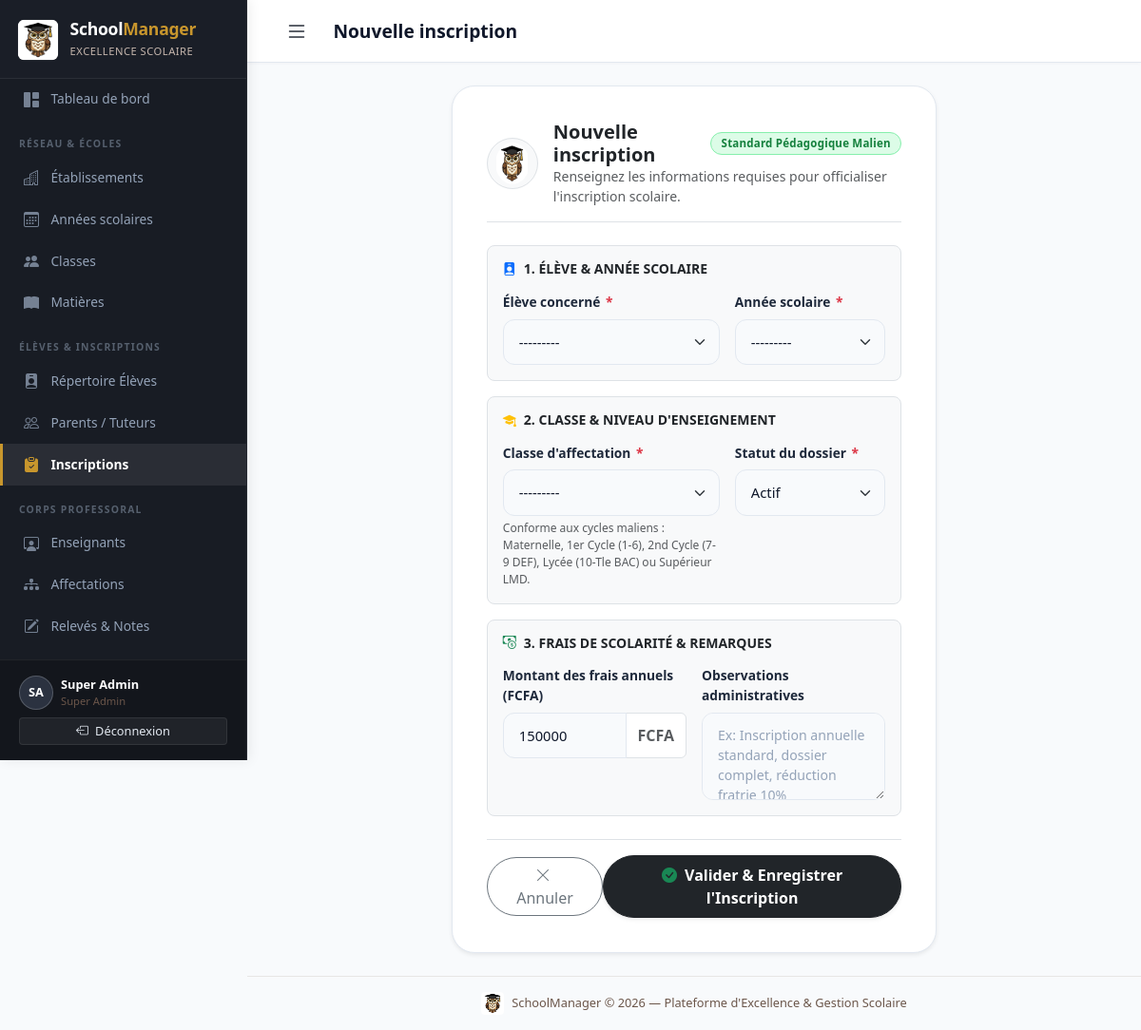
/students/inscriptions/creer/ (signed in), run on the app's committed database.
### accounts/models.py (models this page shows, shortened)
class CustomUser(AbstractUser):
    ROLE_ADMIN = 'admin'
    ROLE_DIRECTION = 'direction'
    ROLE_ENSEIGNANT = 'enseignant'
    ROLE_PAIEMENT = 'paiement'
    ROLE_CHOICES = [
        (ROLE_ADMIN, 'Administrateur'),
        (ROLE_DIRECTION, 'Personnel de direction'),
        (ROLE_ENSEIGNANT, 'Enseignant'),
        (ROLE_PAIEMENT, 'Personnel paiement'),
    ]
    role = models.CharField(
        max_length=20,
        choices=ROLE_CHOICES,
        default=ROLE_DIRECTION,
        verbose_name='Rôle',
    )
    etablissement = models.ForeignKey(
        'school.Etablissement',
        on_delete=models.SET_NULL,
        null=True,
        blank=True,
        related_name='utilisateurs',
        verbose_name='Établissement rattaché',
        help_text="Établissement unique auquel est affecté ce compte (notamment pour le personnel de direction)."
    )
    telephone = models.CharField(max_length=20, blank=True, verbose_name='Téléphone')
    class Meta:
        verbose_name = 'Utilisateur'
        verbose_name_plural = 'Utilisateurs'
    @property
    def is_super_admin(self):
        return self.is_superuser or self.role == self.ROLE_ADMIN
    @property
    def is_enseignant(self):
        return self.role == self.ROLE_ENSEIGNANT
    @property
    def is_paiement(self):
        return self.role == self.ROLE_PAIEMENT

### students/views.py (the view, shortened to what this page needs)
# urls.py: path('inscriptions/creer/', views.inscription_create, name='inscription_create'),
@login_required
@direction_required
def inscription_create(request):
    form = InscriptionForm(request.POST or None)
    return render(request, 'students/inscription_form.html', {'form': form, 'title': 'Nouvelle inscription'})

### students/forms.py
class InscriptionForm(forms.ModelForm):
    class Meta:
        model = Inscription
        fields = ['eleve', 'classe', 'annee_scolaire', 'statut', 'frais_scolarite', 'observations']
        widgets = {
            'eleve': forms.Select(attrs={'class': 'form-select'}),
            'classe': forms.Select(attrs={'class': 'form-select'}),
            'annee_scolaire': forms.Select(attrs={'class': 'form-select'}),
            'statut': forms.Select(attrs={'class': 'form-select'}),
            'frais_scolarite': forms.NumberInput(attrs={'class': 'form-control', 'placeholder': 'Ex: 150000 (FCFA)'}),
            'observations': forms.Textarea(attrs={'class': 'form-control', 'rows': 3, 'placeholder': 'Ex: Inscription annuelle standard, dossier complet, réduction fratrie 10%'}),
        }

### school/models.py (called while the page is built)
    def __str__(self):
        return f"{self.libelle} — {self.etablissement.nom}"

    def __str__(self):
        return f"{self.nom} — {self.get_niveau_display()} ({self.annee_scolaire.libelle})"

### students/models.py (called while the page is built)
    def __str__(self):
        return f"{self.nom} {self.prenom} ({self.matricule})"

### templates/students/inscription_form.html (shortened to what this page needs)
{% extends 'base.html' %}
{% load static %}
{% block page_title %}{{ title }}{% endblock %}
{% block content %}
<div class="row justify-content-center">
  <div class="col-lg-8 col-xl-7">
    <div class="form-card shadow-sm border-0" style="border-radius: 24px; background: #ffffff; border: 1px solid #e2e8f0 !important;">
      <div class="d-flex align-items-center justify-content-between pb-3 mb-4 border-bottom">
        <div class="d-flex align-items-center gap-3">
          <div class="p-2 rounded-circle bg-light border shadow-2xs" style="width: 54px; height: 54px; display: flex; align-items: center; justify-content: center;">
            <img src="{% static 'img/logo.jpg' %}" alt="Logo Hibou" style="width: 44px; height: 44px; object-fit: contain; border-radius: 50%;">
          </div>
          <div>
            <div class="d-flex align-items-center gap-2">
              <h5 class="fw-bold mb-0 text-dark">{{ title }}</h5>
              <span class="badge bg-success bg-opacity-10 text-success border border-success border-opacity-25" style="font-size: 0.72rem;">
                Standard Pédagogique Malien
              </span>
            </div>
            <p class="text-muted small mb-0">Renseignez les informations requises pour officialiser l'inscription scolaire.</p>
          </div>
        </div>
      </div>
      <form method="post" novalidate>
        <div class="row g-3">
          <div class="col-12">
            <div class="p-3 bg-light rounded-3 border">
              <h6 class="fw-bold mb-3 text-dark small text-uppercase letter-spacing-1">
                <i class="bi bi-person-badge-fill text-primary me-2"></i>1. Élève &amp; Année Scolaire
              </h6>
              <div class="row g-3">
                <div class="col-md-7">
                  <label for="{{ form.eleve.id_for_label }}" class="form-label small fw-bold">Élève concerné <span class="text-danger">*</span></label>
                  {{ form.eleve }}
                </div>
                <div class="col-md-5">
                  <label for="{{ form.annee_scolaire.id_for_label }}" class="form-label small fw-bold">Année scolaire <span class="text-danger">*</span></label>
                  {{ form.annee_scolaire }}
                </div>
              </div>
            </div>
          </div>
          <div class="col-12">
            <div class="p-3 bg-light rounded-3 border">
              <h6 class="fw-bold mb-3 text-dark small text-uppercase letter-spacing-1">
                <i class="bi bi-mortarboard-fill text-warning me-2"></i>2. Classe &amp; Niveau d'Enseignement
              </h6>
              <div class="row g-3">
                <div class="col-md-7">
                  <label for="{{ form.classe.id_for_label }}" class="form-label small fw-bold">Classe d'affectation <span class="text-danger">*</span></label>
                  {{ form.classe }}
                  <div class="form-text small" style="font-size:0.75rem;">
                    Conforme aux cycles maliens : Maternelle, 1er Cycle (1-6), 2nd Cycle (7-9 DEF), Lycée (10-Tle BAC) ou Supérieur LMD.
                  </div>
                </div>
                <div class="col-md-5">
                  <label for="{{ form.statut.id_for_label }}" class="form-label small fw-bold">Statut du dossier <span class="text-danger">*</span></label>
                  {{ form.statut }}
                </div>
              </div>
            </div>
          </div>
          <div class="col-12">
            <div class="p-3 bg-light rounded-3 border">
              <h6 class="fw-bold mb-3 text-dark small text-uppercase letter-spacing-1">
                <i class="bi bi-cash-coin text-success me-2"></i>3. Frais de Scolarité &amp; Remarques
              </h6>
              <div class="row g-3">
                <div class="col-md-6">
                  <label for="{{ form.frais_scolarite.id_for_label }}" class="form-label small fw-bold">Montant des frais annuels (FCFA)</label>
                  <div class="input-group">
                    {{ form.frais_scolarite }}
                    <span class="input-group-text bg-white small fw-bold text-muted">FCFA</span>
                  </div>
                </div>
                <div class="col-md-6">
                  <label for="{{ form.observations.id_for_label }}" class="form-label small fw-bold">Observations administratives</label>
                  {{ form.observations }}
                </div>
              </div>
            </div>
          </div>
        </div>
        <div class="d-flex align-items-center justify-content-between mt-4 pt-3 border-top">
          <a href="{% url 'students:inscription_list' %}" class="btn btn-outline-secondary rounded-pill px-4">
            <i class="bi bi-x-lg me-1"></i>Annuler
          </a>
          <button type="submit" class="btn btn-dark fw-bold rounded-pill px-4 py-2 shadow-sm">
            <i class="bi bi-check-circle-fill text-success me-2"></i>Valider &amp; Enregistrer l'Inscription
          </button>
        </div>
      </form>
    </div>
  </div>
</div>
{% endblock %}

### templates/base.html (shortened to what this page needs)
{% load static %}
<!DOCTYPE html>
<html lang="fr">
<head>
  <link href="https://cdn.jsdelivr.net/npm/bootstrap@5.3.3/dist/css/bootstrap.min.css" rel="stylesheet">
  <link href="https://cdn.jsdelivr.net/npm/bootstrap-icons@1.11.3/font/bootstrap-icons.css" rel="stylesheet">
  <link href="{% static 'css/schoolmanager.css' %}" rel="stylesheet">
</head>
<body>
{% if user.is_authenticated %}
<nav id="sidebar">
  <a href="{% url 'dashboard' %}" class="sidebar-brand text-decoration-none" title="Tableau de bord — SchoolManager">
    <img src="{% static 'img/logo.jpg' %}" alt="Logo Hibou SchoolManager" class="sidebar-brand-logo rounded-2">
    <div>
      <h4>School<span>Manager</span></h4>
      <small>Excellence Scolaire</small>
    </div>
  </a>
  <div class="sidebar-nav-scroll">
    <a href="{% url 'dashboard' %}" class="nav-link {% if request.resolver_match.url_name == 'dashboard' %}active{% endif %}">
      <i class="bi bi-grid-1x2-fill"></i> Tableau de bord
    </a>
    {% if user.is_enseignant %}
    <div class="nav-section-title">Espace Pédagogique</div>
    <a href="{% url 'academics:note_list' %}" class="nav-link {% if 'notes' in request.path %}active{% endif %}">
      <i class="bi bi-pencil-square"></i> Mes Notes
    </a>
    <a href="{% url 'academics:affectation_list' %}" class="nav-link {% if 'affectations' in request.path %}active{% endif %}">
      <i class="bi bi-diagram-3-fill"></i> Mes Affectations
    </a>
    <div class="nav-section-title">Mes Classes &amp; Élèves</div>
    <a href="{% url 'school:classe_list' %}" class="nav-link {% if 'classes' in request.path %}active{% endif %}">
      <i class="bi bi-people-fill"></i> Classes
    </a>
    <a href="{% url 'school:matiere_list' %}" class="nav-link {% if 'matieres' in request.path %}active{% endif %}">
      <i class="bi bi-book-fill"></i> Matières
    </a>
    <a href="{% url 'students:eleve_list' %}" class="nav-link {% if '/students/' in request.path and 'parents' not in request.path and 'inscriptions' not in request.path %}active{% endif %}">
      <i class="bi bi-person-badge-fill"></i> Élèves
    </a>
    <div class="nav-section-title">Suivi des Présences</div>
    <a href="{% url 'attendance_payments:absence_list' %}" class="nav-link {% if 'absences' in request.path %}active{% endif %}">
      <i class="bi bi-calendar-x-fill"></i> Saisie des Absences
    </a>
    {% elif user.is_super_admin %}
    <div class="nav-section-title">Réseau &amp; Écoles</div>
    <a href="{% url 'school:etablissement_list' %}" class="nav-link {% if 'etablissement' in request.path %}active{% endif %}">
      <i class="bi bi-buildings"></i> Établissements
    </a>
    <a href="{% url 'school:annee_list' %}" class="nav-link {% if 'annees' in request.path %}active{% endif %}">
      <i class="bi bi-calendar3"></i> Années scolaires
    </a>
    <a href="{% url 'school:classe_list' %}" class="nav-link {% if 'classes' in request.path %}active{% endif %}">
      <i class="bi bi-people-fill"></i> Classes
    </a>
    <a href="{% url 'school:matiere_list' %}" class="nav-link {% if 'matieres' in request.path %}active{% endif %}">
      <i class="bi bi-book-fill"></i> Matières
    </a>
    <div class="nav-section-title">Élèves &amp; Inscriptions</div>
    <a href="{% url 'students:eleve_list' %}" class="nav-link {% if '/students/' in request.path and 'parents' not in request.path and 'inscriptions' not in request.path %}active{% endif %}">
      <i class="bi bi-person-badge-fill"></i> Répertoire Élèves
    </a>
    <a href="{% url 'students:parent_list' %}" class="nav-link {% if 'parents' in request.path %}active{% endif %}">
      <i class="bi bi-people"></i> Parents / Tuteurs
    </a>
    <a href="{% url 'students:inscription_list' %}" class="nav-link {% if 'inscriptions' in request.path %}active{% endif %}">
      <i class="bi bi-clipboard-check-fill"></i> Inscriptions
    </a>
    <div class="nav-section-title">Corps Professoral</div>
    <a href="{% url 'academics:enseignant_list' %}" class="nav-link {% if 'enseignants' in request.path %}active{% endif %}">
      <i class="bi bi-person-workspace"></i> Enseignants
    </a>
    <a href="{% url 'academics:affectation_list' %}" class="nav-link {% if 'affectations' in request.path %}active{% endif %}">
      <i class="bi bi-diagram-3-fill"></i> Affectations
    </a>
    <a href="{% url 'academics:note_list' %}" class="nav-link {% if 'notes' in request.path %}active{% endif %}">
      <i class="bi bi-pencil-square"></i> Relevés &amp; Notes
    </a>
    <div class="nav-section-title">Suivi &amp; Comptabilité</div>
    {% endif %}
  </div>
  <div class="sidebar-footer">
    <div class="d-flex align-items-center gap-2 mb-2">
      <div class="avatar-initiales">{{ user.first_name|first|upper }}{{ user.last_name|first|upper }}</div>
      <div class="overflow-hidden">
        <div class="text-truncate text-white" style="font-size:0.8rem;font-weight:600;">{{ user.get_full_name|default:user.username }}</div>
        <div style="color:var(--secondary);font-size:0.7rem;">
          {% if user.is_super_admin %}Super Admin
          {% elif user.is_direction %}Direction &bull; {{ user.etablissement.nom|default:'Établissement' }}
          {% else %}{{ user.get_role_display }}{% endif %}
        </div>
      </div>
    </div>
    <form method="post" action="{% url 'accounts:logout' %}">
      <button type="submit" class="btn btn-sm w-100 btn-logout">
        <i class="bi bi-box-arrow-left me-1"></i> Déconnexion
      </button>
    </form>
  </div>
</nav>
{% endif %}
<div id="main-content" {% if not user.is_authenticated %}style="margin-left:0"{% endif %}>
  {% if user.is_authenticated %}
  <header class="topbar">
    <div class="topbar-left">
      <button class="btn btn-sm d-md-none" id="sidebarToggle" style="background:transparent;border:none;" aria-label="Ouvrir le menu">
        <i class="bi bi-list fs-4" style="color:var(--primary)"></i>
      </button>
      <h1 class="page-title">{% block page_title %}{% endblock %}</h1>
    </div>
  </header>
  {% endif %}
  <main class="{% if user.is_authenticated %}p-4 flex-grow-1{% endif %}">
    {% block content %}{% endblock %}
  </main>
  {% if user.is_authenticated %}
  <footer class="text-center py-3" style="font-size:0.8rem;color:var(--secondary);border-top:1px solid rgba(110,84,70,0.12);">
    <div class="d-flex align-items-center justify-content-center gap-2">
      <img src="{% static 'img/logo.jpg' %}" alt="Logo Hibou SchoolManager" style="width:24px;height:24px;border-radius:4px;" class="shadow-xs" loading="lazy">
      <span>SchoolManager &copy; {% now "Y" %} — Plateforme d'Excellence &amp; Gestion Scolaire</span>
    </div>
  </footer>
  {% endif %}
</div>
</body>
</html>

### data on the page
CustomUser: first_name|first "S", last_name|first "A", get_full_name "Super Admin"

### other printed values
{{ title }} "Nouvelle inscription"
